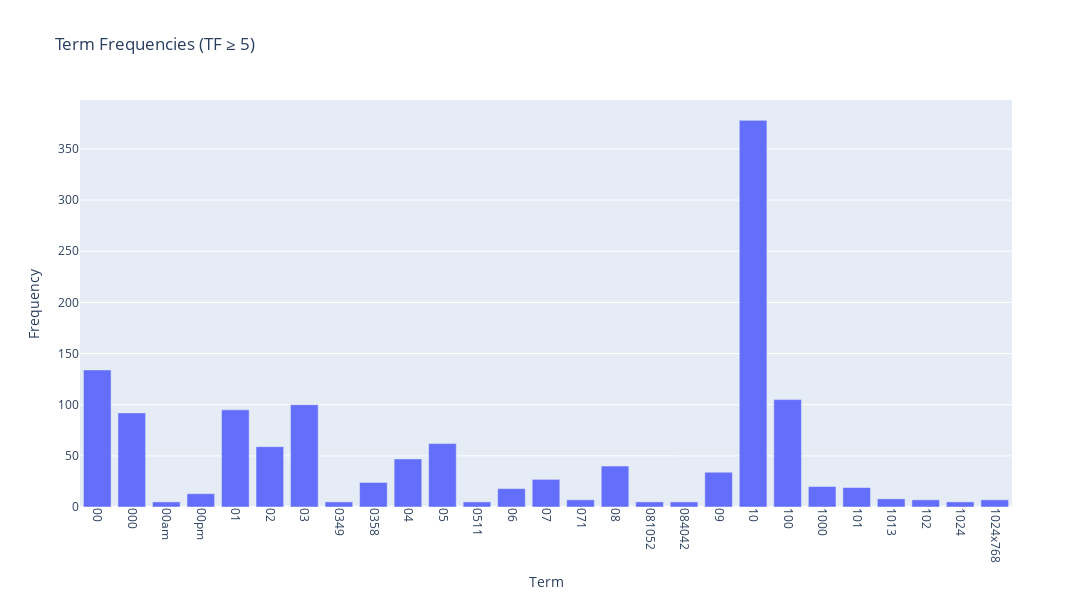

Here is the notebook cell this chart was saved with:
### Markdown cell above
### >>> **Exercise 13 (take home):** 
The chart above only contains 300 vocabulary in the documents, and it's already computationally intensive to both compute and visualize. Can you efficiently reduce the number of terms you want to visualize as an exercise.

### Code cell
#因為上一個exercise可以明顯看出有些詞的term_frequency非常低，導致圖表過於稀疏，會造成300個terms中有超過一半的terms頻率都在10以下，視覺話相當浪費時間
#因此改成用term_frequency >= 5的terms來畫圖
df = pd.DataFrame({
    "Term":count_vect.get_feature_names_out()[:300],
    "Frequency":term_frequencies[:300]
})
df=df[df["Frequency"]>=5]

# 繪圖
fig = px.bar(
    df,
    x="Term",
    y="Frequency",
    title="Term Frequencies (TF ≥ 5)"
)

# 調整 x 軸標籤角度與圖大小
fig.update_layout(
    xaxis=dict(tickangle=90),  # Plotly 要用 tickangle
    width=2000,
    height=600
)

fig.show()

### Figure 1 — Plotly figure (JSON) as saved in the notebook; plotly's stock layout.template omitted (floating-point values rounded to 4 significant figures)
{"data": [{"hovertemplate": "Term=%{x}<br>Frequency=%{y}<extra></extra>", "legendgroup": "", "marker": {"color": "#636efa", "pattern": {"shape": ""}}, "name": "", "orientation": "v", "showlegend": false, "textposition": "auto", "type": "bar", "x": ["00", "000", "00am", "00pm", "01", "02", "03", "0349", "0358", "04", "05", "0511", "06", "07", "071", "08", "081052", "084042", "09", "10", "100", "1000", "101", "1013", "102", "1024", "1024x768"], "xaxis": "x", "y": [134, 92, 5, 13, 95, 59, 100, 5, 24, 47, 62, 5, 18, 27, 7, 40, 5, 5, 34, 378, 105, 20, 19, 8, 7, 5, 7], "yaxis": "y"}], "layout": {"barmode": "relative", "height": 600, "legend": {"tracegroupgap": 0}, "title": {"text": "Term Frequencies (TF ≥ 5)"}, "width": 2000, "xaxis": {"anchor": "y", "domain": [0, 1], "tickangle": 90, "title": {"text": "Term"}}, "yaxis": {"anchor": "x", "domain": [0, 1], "title": {"text": "Frequency"}}}}
